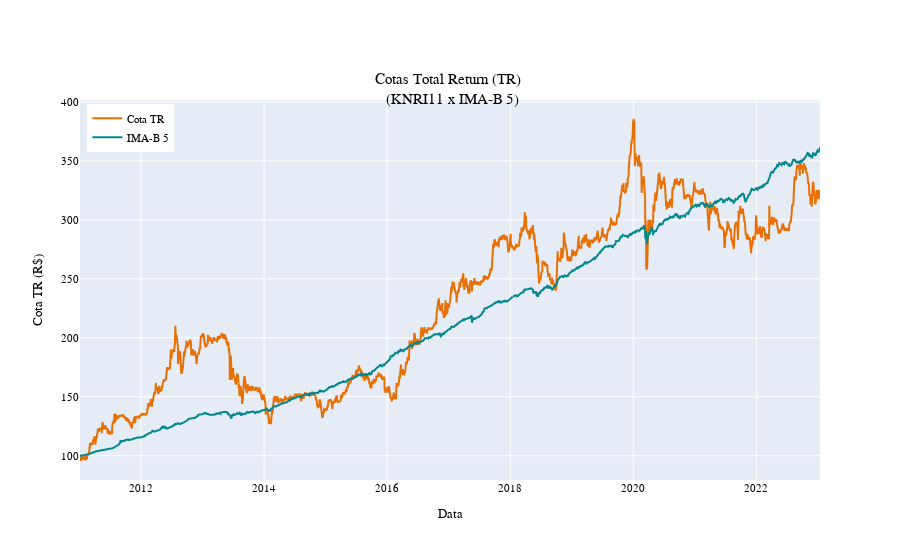

The code cell stored with this chart in its notebook:
### Code cell
fig = go.Figure()
fig.add_trace(
    go.Scatter(
        x=cotas["datneg"],
        y=cotas["preult_tr"],
        mode="lines",
        name="Cota TR",
        line=dict(color="#e86f00"),
    )
)
fig.add_trace(
    go.Scatter(
        x=cotas["datneg"],
        y=cotas["imab5_norm"],
        mode="lines",
        name="IMA-B 5",
        line=dict(color="#02878e"),
    )
)

fig.update_layout(
    font=dict(family="Fira Code", size=11, color="black"),
    title="Cotas Total Return (TR) <br> (KNRI11 x IMA-B 5)",
    title_x=0.5,
    title_y=0.85,
    xaxis_title="Data",
    yaxis_title="Cota TR (R$)",
    legend=dict(yanchor="top", y=0.99, xanchor="left", x=0.01),
)
fig.show()

### Figure 1 — Plotly figure (JSON) as saved in the notebook; plotly's stock layout.template omitted (floating-point values rounded to 4 significant figures; data arrays with more than 128 entries replaced by an {"elided": "..."} marker saying what was removed)
{"data": [{"line": {"color": "#e86f00"}, "mode": "lines", "name": "Cota TR", "type": "scatter", "x": {"elided": "2979 str values"}, "y": {"elided": "2979 float values"}}, {"line": {"color": "#02878e"}, "mode": "lines", "name": "IMA-B 5", "type": "scatter", "x": {"elided": "2979 str values"}, "y": {"elided": "2979 float values"}}], "layout": {"font": {"color": "black", "family": "Fira Code", "size": 11}, "legend": {"x": 0.01, "xanchor": "left", "y": 0.99, "yanchor": "top"}, "title": {"text": "Cotas Total Return (TR) <br> (KNRI11 x IMA-B 5)", "x": 0.5, "y": 0.85}, "xaxis": {"title": {"text": "Data"}}, "yaxis": {"title": {"text": "Cota TR (R$)"}}}}
